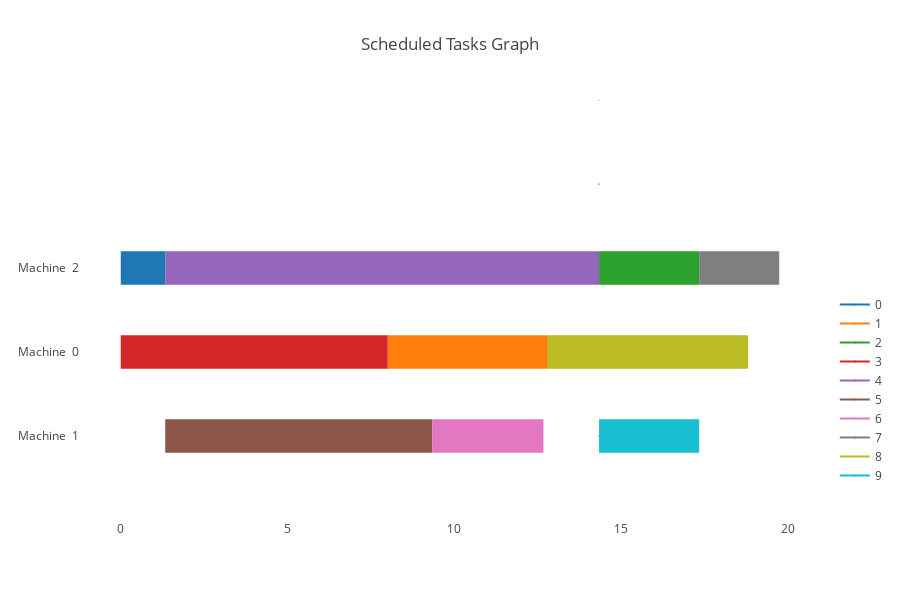

Notebook code cell kept with this figure:
### Code cell
class Machine:
    
    def __init__(self,id,mips):
        self.id=id
        self.free_time=0
        self.mips=mips
        self.t_ava=0

class Job:

    def __init__(self, id, dependency , dependent ,size):
        self.id=id
        self.dependency=dependency
        self.dependent=dependent
        self.size=size
        self.is_done=0
        self.tdep=-1
        self.stop=float("inf")
        self.start=0
        self.ass_mach_id=-1
        
        
def plausible():
    plausible=[]
    for i in range(G.number_of_nodes()):
        if nodes[i].is_done == 0 and nodes[i].tdep != -1:
            plausible.append(nodes[i])
    return plausible
        
def all_done():
    for i in range(G.number_of_nodes()):
        if nodes[i].is_done == 0:
            return False
    return True
            
def update_tdep():
    for i in range(G.number_of_nodes()):
        maxim=float("-inf")
        for j in range(len(nodes[i].dependency)):
            tmp=nodes[i].dependency[j]
            if nodes[tmp].stop > maxim: 
                    maxim=nodes[tmp].stop
        if maxim != float("-inf") and maxim!= float("inf"):                    
            nodes[i].tdep= maxim
    
job_list=pd.read_csv("dependency.txt" , sep="," , header=None)



m_power=[1000,1200,1500]
j_volume=[2000,4800,4500,8000,19500,9600,4000,3600,6000,3600]

machines=[]
for i in range(len(m_power)):
      machines.append(Machine(i, m_power[i]))


        
G=nx.DiGraph()
               
length= len(job_list[job_list[0][:]])  
            
for i in range(length):
    for j in range(length):
               if job_list[i][j] == 1:
                G.add_edge(i,j)
                
nx.draw(G ,with_labels = True, pos = nx.drawing.nx_agraph.graphviz_layout(G), node_color='brown',
        node_size=600, edge_color='#003300', linewidths=1, font_size=20 ,font_color="white")

out_degree=[]
in_edge=[]
tmp=[]
for i in range(length):
    out_degree.append(G.out_degree(i))
    a=G.in_edges(i)
    a=zip(*a)
    tmp.append(list(a))

    if tmp[i]:
        in_edge.append(list(tmp[i][0]))
    else:
        in_edge.append([])

nodes=[]
for i in range(G.number_of_nodes()):
    nodes.append(Job(i,in_edge[i],out_degree[i],j_volume[i]))
    
    if len(nodes[i].dependency) == 0:
        nodes[i].tdep = 0


while(not all_done()):
            
    pls=plausible()
    
    pos = sorted(pls, key=lambda x: (-x.dependent , -x.size ))
    
    
    for t in range(len(machines)):
        machines[t].t_ava= max(machines[t].free_time , pos[0].tdep)
            
    m_list= sorted(machines, key = lambda x : (x.t_ava ,-x.mips)) 


        
    i=0
    job=pos[i]
    j=0

    m_list[j].free_time=m_list[j].t_ava+(pos[i].size/m_list[j].mips)

    machines=m_list

    for k in range (G.number_of_nodes()):
        if(nodes[k].id==pos[i].id):
            nodes[k].start=m_list[j].t_ava
            nodes[k].is_done=1
            nodes[k].stop=m_list[j].free_time
            nodes[k].ass_mach_id= m_list[j].id
            
    update_tdep()   

maximum_time=float("-inf")
for i in range(len(m_list)):
    if m_list[i].free_time > maximum_time:
        maximum_time = m_list[i].free_time
        max_id=m_list[i].id
            
    
init_notebook_mode(connected=True)

    
df=[]
for i in range(G.number_of_nodes()):
    time.sleep(1.5)    
    clear_output()
    df.append(dict(Task="Machine  "+str(nodes[i].ass_mach_id), Start=str(nodes[i].start), Finish=str(nodes[i].stop), Resource=str(nodes[i].id)))
    fig = go.FigureWidget(ff.create_gantt(df, title="Scheduled Tasks Graph" , index_col='Resource' , show_colorbar=True, group_tasks=True ) )
    fig.layout.xaxis.type = 'linear'
    plotly.offline.iplot(fig)   


print ("\n\nMaximum Engagment Time is", maximum_time , "On Machine:" , max_id ,"\n\n\n" )

### Figure 1 — Plotly figure (JSON) as saved in the notebook; plotly's stock layout.template omitted (floating-point values rounded to 4 significant figures)
{"data": [{"marker": {"color": "white"}, "name": "", "type": "scatter", "uid": "db42c5dc-1e10-45f6-8374-1e62ebc6f5e0", "x": ["0", "1.3333333333333333"], "y": [2, 2]}, {"marker": {"color": "white"}, "name": "", "type": "scatter", "uid": "289044e4-e37d-4a2b-8d62-2e28be35cb08", "x": ["8.0", "12.8"], "y": [1, 1]}, {"marker": {"color": "white"}, "name": "", "type": "scatter", "uid": "f9c6c03f-2d10-4a8e-b944-07a55bf7e4de", "x": ["14.333333333333334", "17.333333333333336"], "y": [2, 2]}, {"marker": {"color": "white"}, "name": "", "type": "scatter", "uid": "f36205af-a469-4dcc-95a9-0d36c294149e", "x": ["0", "8.0"], "y": [1, 1]}, {"marker": {"color": "white"}, "name": "", "type": "scatter", "uid": "fce47b98-6e3c-43fa-8233-e6fb659e255d", "x": ["1.3333333333333333", "14.333333333333334"], "y": [2, 2]}, {"marker": {"color": "white"}, "name": "", "type": "scatter", "uid": "9ae2c670-1191-4e95-8c67-b7903d2d25e9", "x": ["1.3333333333333333", "9.333333333333334"], "y": [0, 0]}, {"marker": {"color": "white"}, "name": "", "type": "scatter", "uid": "35d40253-8f96-4a11-83b3-86a27cd71ebf", "x": ["9.333333333333334", "12.666666666666668"], "y": [0, 0]}, {"marker": {"color": "white"}, "name": "", "type": "scatter", "uid": "65d9f81f-4b47-445d-a3ac-c1b845b6a969", "x": ["17.333333333333336", "19.733333333333334"], "y": [2, 2]}, {"marker": {"color": "white"}, "name": "", "type": "scatter", "uid": "aff4a537-deb2-42c7-9b0c-6be9c1a6d5d8", "x": ["12.8", "18.8"], "y": [1, 1]}, {"marker": {"color": "white"}, "name": "", "type": "scatter", "uid": "73498825-631e-4fa3-b8ce-6c3c3c4d90e5", "x": ["14.333333333333334", "17.333333333333336"], "y": [0, 0]}, {"hoverinfo": "none", "marker": {"color": "rgb(31, 119, 180)", "size": 1}, "name": "0", "showlegend": true, "type": "scatter", "uid": "077fea9a-5fa1-4fbb-810f-1863ac181d40", "x": ["14.333333333333334", "14.333333333333334"], "y": [0, 0]}, {"hoverinfo": "none", "marker": {"color": "rgb(255, 127, 14)", "size": 1}, "name": "1", "showlegend": true, "type": "scatter", "uid": "8c918588-2b9f-4b36-a26e-5d68934d901b", "x": ["14.333333333333334", "14.333333333333334"], "y": [1, 1]}, {"hoverinfo": "none", "marker": {"color": "rgb(44, 160, 44)", "size": 1}, "name": "2", "showlegend": true, "type": "scatter", "uid": "6183926f-e9bf-4463-a0d7-81520ddff348", "x": ["14.333333333333334", "14.333333333333334"], "y": [2, 2]}, {"hoverinfo": "none", "marker": {"color": "rgb(214, 39, 40)", "size": 1}, "name": "3", "showlegend": true, "type": "scatter", "uid": "f5a7b7b4-7afb-4955-92ce-103179789a07", "x": ["14.333333333333334", "14.333333333333334"], "y": [3, 3]}, {"hoverinfo": "none", "marker": {"color": "rgb(148, 103, 189)", "size": 1}, "name": "4", "showlegend": true, "type": "scatter", "uid": "a2bbcca0-81d2-4041-8748-3a8e1794218f", "x": ["14.333333333333334", "14.333333333333334"], "y": [4, 4]}, {"hoverinfo": "none", "marker": {"color": "rgb(140, 86, 75)", "size": 1}, "name": "5", "showlegend": true, "type": "scatter", "uid": "7f1d0d26-8315-427a-bd1b-e18774f43e0a", "x": ["14.333333333333334", "14.333333333333334"], "y": [5, 5]}, {"hoverinfo": "none", "marker": {"color": "rgb(227, 119, 194)", "size": 1}, "name": "6", "showlegend": true, "type": "scatter", "uid": "b69465ef-7e29-4bc5-a3f6-10480c3ad198", "x": ["14.333333333333334", "14.333333333333334"], "y": [6, 6]}, {"hoverinfo": "none", "marker": {"color": "rgb(127, 127, 127)", "size": 1}, "name": "7", "showlegend": true, "type": "scatter", "uid": "952dc396-8571-45a8-9b97-98a5b9804d51", "x": ["14.333333333333334", "14.333333333333334"], "y": [7, 7]}, {"hoverinfo": "none", "marker": {"color": "rgb(188, 189, 34)", "size": 1}, "name": "8", "showlegend": true, "type": "scatter", "uid": "64be403c-7eb7-42b1-bf53-8c2e96b38d66", "x": ["14.333333333333334", "14.333333333333334"], "y": [8, 8]}, {"hoverinfo": "none", "marker": {"color": "rgb(23, 190, 207)", "size": 1}, "name": "9", "showlegend": true, "type": "scatter", "uid": "f2e09048-a6a6-4699-b060-bc2e2945ab7a", "x": ["14.333333333333334", "14.333333333333334"], "y": [9, 9]}], "layout": {"height": 600, "hovermode": "closest", "shapes": [{"fillcolor": "rgb(31, 119, 180)", "line": {"width": 0}, "opacity": 1, "type": "rect", "x0": "0", "x1": "1.3333333333333333", "xref": "x", "y0": 1.8, "y1": 2.2, "yref": "y"}, {"fillcolor": "rgb(255, 127, 14)", "line": {"width": 0}, "opacity": 1, "type": "rect", "x0": "8.0", "x1": "12.8", "xref": "x", "y0": 0.8, "y1": 1.2, "yref": "y"}, {"fillcolor": "rgb(44, 160, 44)", "line": {"width": 0}, "opacity": 1, "type": "rect", "x0": "14.333333333333334", "x1": "17.333333333333336", "xref": "x", "y0": 1.8, "y1": 2.2, "yref": "y"}, {"fillcolor": "rgb(214, 39, 40)", "line": {"width": 0}, "opacity": 1, "type": "rect", "x0": "0", "x1": "8.0", "xref": "x", "y0": 0.8, "y1": 1.2, "yref": "y"}, {"fillcolor": "rgb(148, 103, 189)", "line": {"width": 0}, "opacity": 1, "type": "rect", "x0": "1.3333333333333333", "x1": "14.333333333333334", "xref": "x", "y0": 1.8, "y1": 2.2, "yref": "y"}, {"fillcolor": "rgb(140, 86, 75)", "line": {"width": 0}, "opacity": 1, "type": "rect", "x0": "1.3333333333333333", "x1": "9.333333333333334", "xref": "x", "y0": -0.2, "y1": 0.2, "yref": "y"}, {"fillcolor": "rgb(227, 119, 194)", "line": {"width": 0}, "opacity": 1, "type": "rect", "x0": "9.333333333333334", "x1": "12.666666666666668", "xref": "x", "y0": -0.2, "y1": 0.2, "yref": "y"}, {"fillcolor": "rgb(127, 127, 127)", "line": {"width": 0}, "opacity": 1, "type": "rect", "x0": "17.333333333333336", "x1": "19.733333333333334", "xref": "x", "y0": 1.8, "y1": 2.2, "yref": "y"}, {"fillcolor": "rgb(188, 189, 34)", "line": {"width": 0}, "opacity": 1, "type": "rect", "x0": "12.8", "x1": "18.8", "xref": "x", "y0": 0.8, "y1": 1.2, "yref": "y"}, {"fillcolor": "rgb(23, 190, 207)", "line": {"width": 0}, "opacity": 1, "type": "rect", "x0": "14.333333333333334", "x1": "17.333333333333336", "xref": "x", "y0": -0.2, "y1": 0.2, "yref": "y"}], "showlegend": true, "title": {"text": "Scheduled Tasks Graph"}, "width": 900, "xaxis": {"rangeselector": {"buttons": [{"count": 7, "label": "1w", "step": "day", "stepmode": "backward"}, {"count": 1, "label": "1m", "step": "month", "stepmode": "backward"}, {"count": 6, "label": "6m", "step": "month", "stepmode": "backward"}, {"count": 1, "label": "YTD", "step": "year", "stepmode": "todate"}, {"count": 1, "label": "1y", "step": "year", "stepmode": "backward"}, {"step": "all"}]}, "showgrid": false, "type": "linear", "zeroline": false}, "yaxis": {"autorange": false, "range": [-1, 4], "showgrid": false, "ticktext": ["Machine  1", "Machine  0", "Machine  2"], "tickvals": [0, 1, 2], "zeroline": false}}}
